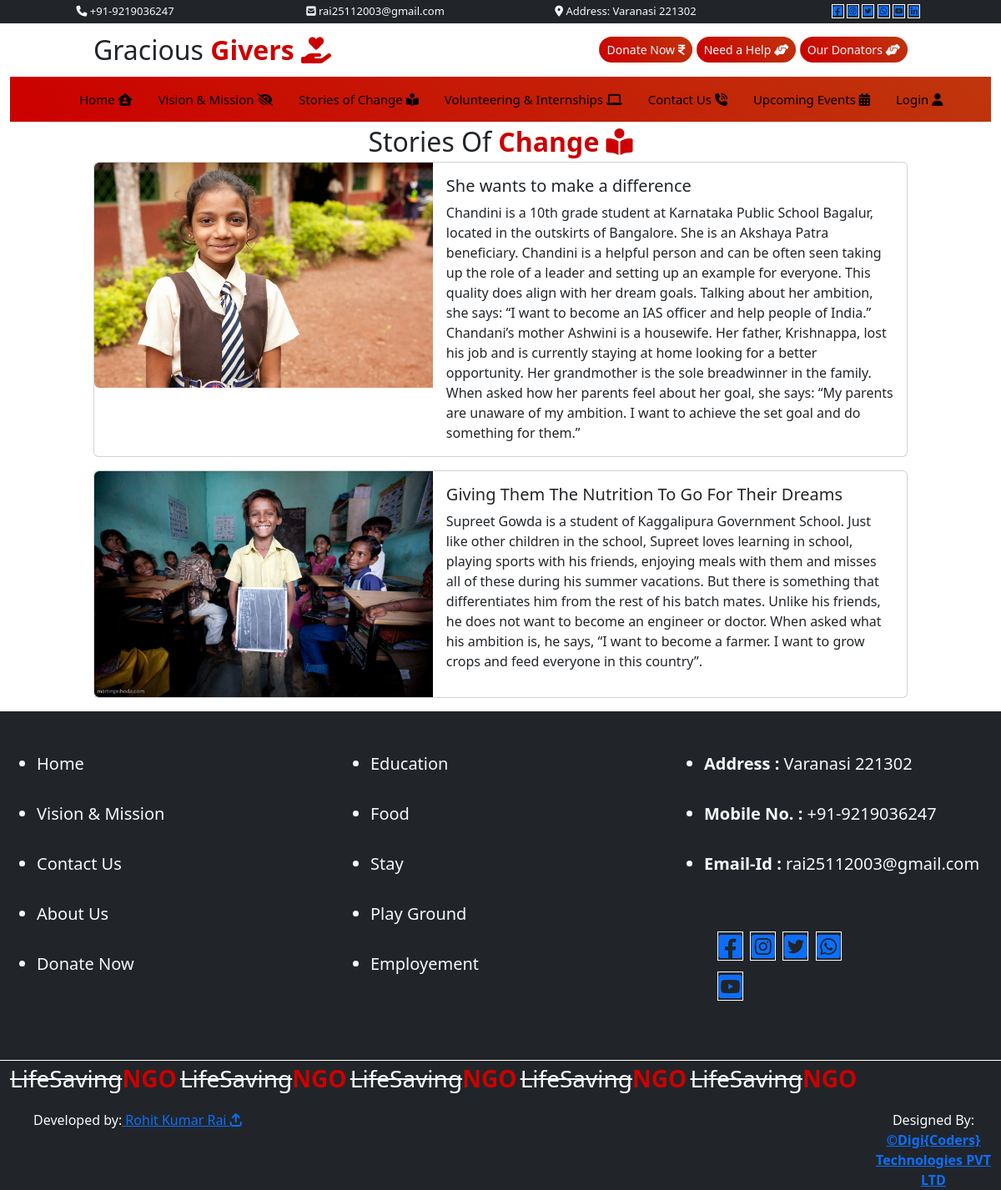
The app's page /user/story/ with its own data.
### user/models.py (models this page shows)
class schange(models.Model):
    title=models.CharField(max_length=300,null=True)
    picture=models.ImageField(upload_to='static/picture',null=True)
    description=models.TextField(null=True)

### user/views.py (the view)
# urls.py: path('story/',views.story),
def story(request):
    scdata=schange.objects.all().order_by('-id')
    md={"scdata":scdata}
    return render(request,'user/story.html',md)

### templates/user/story.html
{% extends 'base.html'%}
{% load static %}
{% block childpage %}
<div class="text-center fs-2">Stories Of
    <b class="txt-mycolor">Change
    <i class="fa-solid fa-book-open-reader"></i>
    </b></div>
<div class="row">
    <div class="col-sm-10 mx-auto">
        {% for i in scdata %}
        <div class="card mb-3">
  <div class="row g-0">
    <div class="col-md-5">
      <img src="/{{i.picture}}" class="img-fluid rounded-start" alt="...">
    </div>
    <div class="col-md-7">
      <div class="card-body">
        <h5 class="card-title">{{i.title}}</h5>
        <p class="card-text">{{i.description}}</p>
        </div>
    </div>
  </div>
</div>
        {% endfor %}
    </div>
</div>
{% endblock %}

### templates/base.html (shortened to what this page needs)
<!DOCTYPE html>
{% load static %}
<html lang="en">
<head>
    <link href="{% static 'css/bootstrap.css' %}" rel="stylesheet"/>
    <link href="{% static 'css/all.css' %}" rel="stylesheet"/>
</head>
<body>
<div class="container-fluid">
  <div class="row t1 text-center bg-dark text-light py-1">
      <div class="col-lg-3 col-md-6 col-sm-12">
          <i class="fa-solid fa-phone fa-spin"></i>
           +91-9219036247
      </div>
      <div class="col-lg-3 col-md-6 col-sm-12">
          <i class="fa-solid fa-square-envelope fa-spin"></i> rai25112003@gmail.com
      </div>
      <div class="col-lg-3 col-md-6 col-sm-12">
          <i class="fa-solid fa-location-dot fa-spin"></i>
          Address: Varanasi 221302
      </div>
      <div class="col-lg-3 col-md-6 col-sm-12">
              <a href="https://www.facebook.com/" target="_blank">
                <i class="fa-brands  fa-square-facebook"></i></a>
            <a href="https://www.instagram.com/" target="_blank">
                <i class="fa-brands fa-square-instagram"></i></a>
            <a href="https://twitter.com/" target="_blank">
                <i class="fa-brands fa-square-twitter"></i></a>
            <a href="https://www.whatsapp.com/" target="_blank">
            <i class="fa-brands fa-square-whatsapp"></i></a>
            <a href="https://www.youtube.com/" target="_blank">
            <i class="fa-brands fa-square-youtube"></i></a>
            <a href="https://www.linkedin.com/" target="_blank">
            <i class="fa-brands fa-linkedin"></i></a>
      </div>
  </div>
  <div class="row t2">
      <div class="col-sm-10 mx-auto">
    <div class="row py-2">
        <div class="col-sm-4 fs-2">
            Gracious <b class="txt-mycolor">Givers <i class="fa-solid fa-hand-holding-heart"></i></b>
        </div>
        <div class="col-sm-2"></div>
        <div class="col-sm-6 py-2 text-end">
            <a href="/user/donate/" class="btn btn-sm bg-mycolor text-light rounded-pill">Donate Now <i class="fa-solid fa-indian-rupee-sign"></i></a>
            <a href="/user/help/" class="btn btn-sm bg-mycolor text-light rounded-pill">Need a Help <i class="fa-solid fa-handshake-angle"></i></a>
            <a href="/user/volunteerlist/" class="btn btn-sm bg-mycolor text-light rounded-pill">Our Donators <i class="fa-solid fa-handshake-angle"></i></a>
        </div>
    </div>
      </div>
  </div>
  <div class="row t3">
      <div class="col-10-sm ml-3 mx-auto">
          <nav class="navbar navbar-expand-lg bg-body-tertiary" id="menu" >
  <div class="container-fluid  ms-5 ">
    <div class=" collapse navbar-collapse" id="navbarSupportedContent">
      <ul class="navbar-nav me-auto mb-3 mb-lg-0">
        <li class="nav-item">
          <a class="nav-link active c" aria-current="page" href="/user/index/">Home
          <i class="fa-solid fa-house-user"></i>
          </a>
        </li>
        <li class="nav-item">
          <a class="nav-link c" href="/user/vissionmission/">
              Vision & Mission
          <i class="fa-solid fa-eye-low-vision"></i>
          </a>
        </li>
          <li class="nav-item">
          <a class="nav-link c" href="/user/story/">
              Stories of Change
          <i class="fa-solid fa-book-open-reader"></i>
          </a>
        </li>
          <li class="nav-item">
          <a class="nav-link c" href="/user/volunteers/">
              Volunteering & Internships
          <i class="fa-solid fa-laptop"></i>
          </a>
        </li>
        <li class="nav-item">
          <a class="nav-link c" href="/user/contact/">Contact Us
          <i class="fa-solid fa-phone-volume"></i>
          </a>
        </li>
          <li class="nav-item">
          <a class="nav-link c" href="/user/events/">
              Upcoming Events
          <i class="fa-solid fa-calendar-days"></i>
          </a>
        </li>
          <li class="nav-item">
          <a class="nav-link c" href="/admin/">
              Login
          <i class="fa-solid fa-user"></i>
          </a>
        </li>
      </ul>
    </div>
  </div>
</nav>
      </div>
  </div>
<div class="row">
    <div class="col-sm-12" style="min-height:400px;">
{% block childpage %}
{% endblock %}
        </div>
    </div>
<div class="row footer1 bg-dark">
    <div class="col-sm-4 text-light py-5 fs-5">
        <ul>
            <li><a href="/user/index/"></a>Home</li></br>
            <li><a href="/user/vissionmission/"></a>Vision & Mission</li></br>
            <li><a href="/user/contact/"></a>Contact Us</li></br>
            <li><a href="/user/about/"></a>About Us</li></br>
            <li><a href="/user/donate/"></a>Donate Now</li>
        </ul>
    </div>
    <div class="col-sm-4 fs-5 text-light py-5">
        <ul>
            <li>Education</li></br>
            <li>Food</li></br>
            <li>Stay</li></br>
            <li>Play Ground</li></br>
            <li>Employement</li>
        </ul>
    </div>
    <div class="col-sm-4 fs-5 text-light fs-5 py-5">
        <ul>
       <li> <b>Address :</b> Varanasi 221302</li></br>
       <li> <b>Mobile No. :</b> +91-9219036247</li></br>
       <li> <b>Email-Id :</b>  rai25112003@gmail.com</li></br></br>
          <p class="fs-2 bg-dark w-50 ps-3">
         <a href="https://www.facebook.com/" target="_blank">
                <i class="fa-brands  fa-square-facebook"></i></a>
            <a href="https://www.instagram.com/" target="_blank">
                <i class="fa-brands fa-square-instagram"></i></a>
            <a href="https://twitter.com/" target="_blank">
                <i class="fa-brands fa-square-twitter"></i></a>
            <a href="https://www.whatsapp.com/" target="_blank">
            <i class="fa-brands fa-square-whatsapp"></i></a>
            <a href="https://www.youtube.com/" target="_blank">
            <i class="fa-brands fa-square-youtube"></i></a>
            </ul>
    </div>
</div>
<div class="row footer2 bg-dark">
    <div class="col-sm-12">
        <marquee behavior="alternate" onmouseover="stop()" onmouseleave="start()"><s class="fs-3 py-3 text-light">LifeSaving</s><b class="txt-mycolor fs-3 py-3">NGO</b>
        <s class="fs-3 py-6 text-light">LifeSaving</s><b class="txt-mycolor fs-3 py-3">NGO</b>
            <s class="fs-3 py-3 text-light">LifeSaving</s><b class="txt-mycolor fs-3 py-3">NGO</b>
            <s class="fs-3 py-3 text-light">LifeSaving</s><b class="txt-mycolor fs-3 py-3">NGO</b>
            <s class="fs-3 py-3 text-light">LifeSaving</s><b class="txt-mycolor fs-3 py-3">NGO</b>
        </marquee>
<div class="row footer2 bg-dark">
    <div class="col-sm-4 text-light mt-3" style="padding-left:40px; font-size:16px;">Developed by:<b class="txt-mycolor"><a href="/user/detail/"></b> Rohit Kumar Rai <i class="fa-solid fa-arrow-up-from-bracket"></i></a></div>
    <div class="col-sm-8 text-light mt-3 text-center" style="padding-left:650px; font-size:16px;">Designed By: <b><a href="https://www.digicoders.com/" target="_blank">©Digi{Coders} Technologies PVT LTD</b></div>
</div>
    </div>
</div>
</div>
</body>
</html>

### templates/base.html (style rules this page uses)
:root { --bgcolor:linear-gradient(45deg,#CC0000,#bf360c); --txtcolor:#CC0000 ; }
.t1 { font-size:15px; }
.bg-mycolor { background:var(--bgcolor) !important; }
.txt-mycolor { color:var(--txtcolor); }
.fa-brands { border:1px solid white; padding:.3%; transition:all 1s; }
#menu { background:var(--bgcolor) !important; }
#menu ul li a { color:black; font-size:15px; margin-left:15px; }
.footer1 { min-height:200px; }
.footer2 { min-height:50px; margin-top:.1%; }
.t1 { font-size:13px; }

### records on screen
schange: picture (picture), title "She wants to make a difference", description "Chandini is a 10th grade student at Karnataka Public School Bagalur, located in the outskirts of Bangalore. She is an Akshaya Patra beneficiary. Chandini is a helpful person and can be often seen taking up the role of a leader and setting up an example for everyone. This quality does align with her dream goals. Talking about her ambition, she says: “I want to become an IAS officer and help people of India.” Chandani’s mother Ashwini is a housewife. Her father, Krishnappa, lost his job and is currently staying at home looking for a better opportunity. Her grandmother is the sole breadwinner in the family. When asked how her parents feel about her goal, she says: “My parents are unaware of my…"
schange: picture (picture), title "Giving Them The Nutrition To Go For Their Dreams", description "Supreet Gowda is a student of Kaggalipura Government School. Just like other children in the school, Supreet loves learning in school, playing sports with his friends, enjoying meals with them and misses all of these during his summer vacations. But there is something that differentiates him from the rest of his batch mates. Unlike his friends, he does not want to become an engineer or doctor. When asked what his ambition is, he says, “I want to become a farmer. I want to grow crops and feed everyone in this country”."
